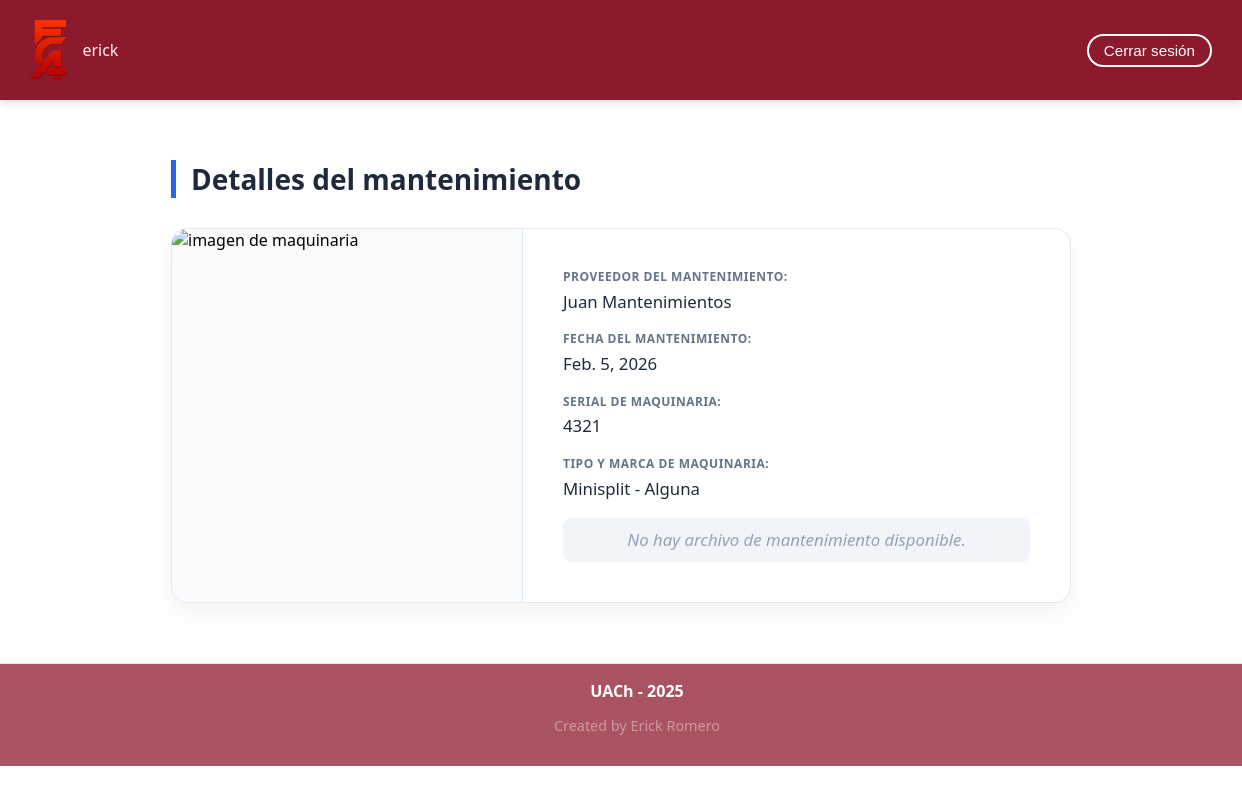
/maintenance-detail/1 (signed in), run on the app's committed database.
### storage/models.py (models this page shows, shortened)
class Maintenance(models.Model):
    machinary_maintenance = models.ForeignKey("Storage", on_delete=models.CASCADE)
    maintenance_date = models.DateField()
    maintenance_provider = models.ForeignKey("Suplier", on_delete=models.SET_NULL, null=True)
    maintenance_image = models.ImageField(upload_to="storage/images/maintenances",null=True, blank=True)
    maintenance_file = models.FileField(upload_to="storage/files", null=True, blank=True, validators=[validate_pdf])
    is_approved = models.BooleanField(default=False)
    def __str__(self):
        return f"{self.machinary_maintenance} mantenimiento realizado por {self.maintenance_provider} el {self.maintenance_date} estatus {'Aprobado' if self.is_approved else 'Pendiente'}"

class Suplier(models.Model):
    name_provider = models.CharField(max_length=100, default="")
    def __str__(self):
        return self.name_provider

class Storage(models.Model):
    AL_DIA = 'AD'
    POR_VENCER = 'PV'
    VENCIDO = 'VE'
    MAINTENANCE_STATUS_CHOICES = [
        (AL_DIA, 'Al día'),
        (POR_VENCER, 'Por vencer'),
        (VENCIDO, 'Vencido'),
    ]
    serial = models.CharField(max_length=50, null=True, blank=True)
    image = models.ImageField(upload_to="storage/images/storage", null=True, blank=True)
    acquisition_date = models.DateField(null=True, blank=True)
    name = models.ForeignKey("Types", on_delete=models.CASCADE, related_name="type")
    brand = models.ForeignKey("Brand", on_delete=models.CASCADE, null=True, related_name="brand")
    lab_name = models.ForeignKey('Labs', related_name='labs', on_delete=models.CASCADE)
    floor = models.IntegerField(null=True, blank=True, validators=[MaxValueValidator(9)])
    necessary_maintenance = models.CharField(max_length=2, choices=MAINTENANCE_STATUS_CHOICES, default=AL_DIA)
    upcoming_maintenance = models.DateField(blank=True, null=True)
    email_sent_30_days = models.BooleanField(default=False)
    email_sent_7_days = models.BooleanField(default=False)
    email_sent_due = models.BooleanField(default=False)
    def __str__(self):
        return self.name.type_name

class Types(models.Model):
    type_name = models.CharField(max_length=100, null=True)
    def __str__(self):
        return self.type_name

class Brand(models.Model):
    brand_name = models.CharField(max_length=100, null=True)
    def __str__(self):
        return self.brand_name

### storage/views.py (the view)
# urls.py: path('maintenance-detail/<slug:id>',views.MaintenanceDetail.as_view(), name="maintenance-detail"),
class MaintenanceDetail(LoginRequiredMixin, UserPassesTestMixin, View):
    def test_func(self):
        user = self.request.user
        return user.is_superuser or self.request.user.groups.filter(name='admins').exists()
    def get(self, request, id):
        maintenance_detail = Maintenance.objects.get(id=id)
        print("maintenance_detail", maintenance_detail)
        return render(request, 'storage/maintenance_detail.html', {
            "maintenance_detail": maintenance_detail
        })

### storage/templates/storage/maintenance_detail.html (shortened to what this page needs)
{% extends "base.html" %}
{% load static %}
{% block css_file %}
<link rel="stylesheet" href="{% static 'storage/maintenance_detail.css' %}">
{% endblock %}
{% block content %}
<main class="maintenance-detail">
    <h1 class="maintenance-title">Detalles del mantenimiento</h1>
    <section class="maintenance-card">
        <div class="maintenance-image">
            <img src="{% if maintenance_detail.maintenance_image %} {{ maintenance_detail.maintenance_image.url }} {% else %} "" {% endif %}"
                alt="imagen de maquinaria">
        </div>
        <div class="maintenance-info">
            <p>
                <span class="label">Proveedor del mantenimiento:</span>
                {{ maintenance_detail.maintenance_provider }}
            </p>
            <p>
                <span class="label">Fecha del mantenimiento:</span>
                {{ maintenance_detail.maintenance_date }}
            </p>
            <p>
                <span class="label">Serial de maquinaria:</span>
                {{ maintenance_detail.machinary_maintenance.serial }}
            </p>
            <p>
                <span class="label">Tipo y marca de maquinaria:</span>
                {{ maintenance_detail.machinary_maintenance.name }} -
                {{ maintenance_detail.machinary_maintenance.brand }}
            </p>
            {% if maintenance_detail.maintenance_file %}
            <a class="download-link" href="{% url 'maintenance-file-download' maintenance_detail.id %}">Descargar
                archivo de mantenimiento</a>
            {% else %}
            <p class="no-file">No hay archivo de mantenimiento disponible.</p>
            {% endif %}
        </div>
    </section>
</main>
{% endblock %}

### templates/base.html (shortened to what this page needs)
{% load static %}
<!DOCTYPE html>
<html lang="en">
<head>
    <link rel="stylesheet" href="{% static 'styles.css' %}">
    {% block css_file %}{% endblock %}
</head>
<body>
    {% include 'header.html'%}
        <main>
            {% block content %}{% endblock %}
        </main>
    {%include 'footer.html'%}
</body>
</html>

### templates/header.html (shortened to what this page needs)
{% load static %}
{% block css_file %}
<link rel="stylesheet" href="{% static 'header.css' %}">
{% endblock %}
<header style="position: relative; z-index: 1000;">
    <nav class="nav-header">
        <a class="home-header" href="/">
            <img src="{% static 'images/fca.png' %}" alt="Logo UACh" class="logo-uach">
        </a>
        <span class="username">
            {{ user.username }}
        </span>
    </nav>
    <aside>
        {% if user.is_authenticated %}
        {% include 'logout.html'%}
        {% endif %}
    </aside>
</header>

### templates/logout.html (shortened to what this page needs)
<form method="POST" action="{% url 'logout' %}" class="logout-form">
    <button type="submit" class="logout-button">Cerrar sesión</button>
</form>

### templates/footer.html
{% load static %}
{% block css_file %}
    <link rel="stylesheet" href="{% static 'footer.css' %}">
{% endblock %}
<footer class="footer">
    <strong>UACh - 2025</strong>
    <p id="created-by">Created by Erick Romero</p>
</footer>

### static/styles.css (style rules this page uses)
main { flex: 1; }
html, body { margin: 0; padding: 0; width: 100%; font-family: system-ui, -apple-system, BlinkMacSystemFont, 'Segoe UI', Roboto, Oxygen, Ubuntu, Cantarell, 'Open Sans', 'Helvetica Neue', sans-serif }

### storage/static/storage/maintenance_detail.css (style rules this page uses)
:root { --primary-blue: #2563eb; --dark-slate: #1e293b; --slate-500: #64748b; --accent-bg: #f8fafc; --white: #ffffff; --border: #e2e8f0; }
.maintenance-detail { max-width: 900px; margin: 60px auto; padding: 0 20px; }
.maintenance-title { font-size: 1.75rem; color: var(--dark-slate); font-weight: 800; margin-bottom: 30px; text-align: left; border-left: 5px solid var(--primary-blue); padding-left: 15px; }
.maintenance-card { background: var(--white); border-radius: 16px; display: flex; overflow: hidden; box-shadow: 0 10px 25px rgba(0, 0, 0, 0.05); border: 1px solid var(--border); }
.maintenance-image { flex: 0 0 350px; background-color: var(--accent-bg); display: flex; align-items: center; justify-content: center; border-right: 1px solid var(--border); }
.maintenance-image img { width: 100%; height: 100%; object-fit: cover; }
.maintenance-info { flex: 1; padding: 40px; display: flex; flex-direction: column; gap: 18px; }
.maintenance-info p { margin: 0; font-size: 1.05rem; color: var(--dark-slate); line-height: 1.4; display: flex; flex-direction: column; gap: 4px; }
.maintenance-info .label { font-size: 0.75rem; text-transform: uppercase; font-weight: 700; color: var(--slate-500); letter-spacing: 0.5px; }
.no-file { font-size: 0.9rem; color: #94a3b8 !important; font-style: italic; padding: 10px; background: #f1f5f9; border-radius: 8px; text-align: center; }

### static/header.css (style rules this page uses)
header { position: relative; background-color: #8d192d; color: #fff; padding: 10px 30px; display: flex; justify-content: space-between; align-items: center; height: 80px; box-shadow: 0 2px 10px rgba(0, 0, 0, 0.15); font-family: system-ui, -apple-system, BlinkMacSystemFont, 'Segoe UI', Roboto, Oxygen, Ubuntu, Cantarell, 'Open Sans', 'Helvetica Neue', sans-serif; }
.nav-header { display: flex; align-items: center; gap: 15px; }
.logo-uach { height: 60px; width: auto; object-fit: contain; display: block; }
.nav-header span { font-size: 1rem; font-weight: 500; color: #f5f5f5; }
aside { display: flex; align-items: center; }
.logo-uach { height: 60px; width: auto; object-fit: contain; }
aside form { display: inline; }
aside button, aside input[type="submit"] { background-color: transparent; border: 2px solid #fff; color: #fff; font-size: 0.95rem; padding: 6px 15px; border-radius: 20px; cursor: pointer; transition: all 0.3s ease; }
.username { font-size: xx-large; font-weight: bold; }

### static/footer.css (style rules this page uses)
.footer { text-align: center; padding: 1rem; background-color: #8d192cbe; border-top: 1px solid #e7e7e7; margin: 0; bottom: 0; left: 0; width: 100%; font-family: "Segoe UI", Arial, sans-serif; color: white; }
#created-by { font-size: 0.9rem; color: white; opacity: 0.4; }

### data on the page
Maintenance: maintenance_provider "Juan Mantenimientos", maintenance_date "Feb. 5, 2026", machinary_maintenance.serial "4321", machinary_maintenance.name "Minisplit", machinary_maintenance.brand "Alguna"

### other printed values
{{ user.username }} "erick"
